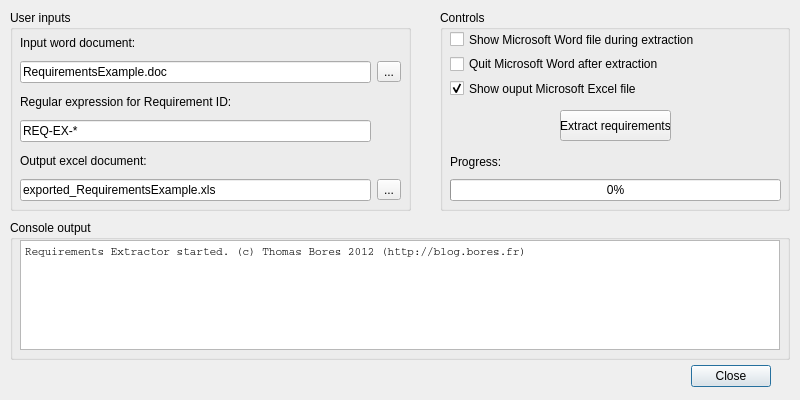
<?xml version="1.0" encoding="UTF-8"?>
<ui version="4.0">
 <class>Dialog</class>
 <widget class="QDialog" name="Dialog">
  <property name="geometry">
   <rect>
    <x>0</x>
    <y>0</y>
    <width>800</width>
    <height>400</height>
   </rect>
  </property>
  <property name="windowTitle">
   <string>Requirements Extractor</string>
  </property>
  <widget class="QDialogButtonBox" name="buttonBox">
   <property name="geometry">
    <rect>
     <x>530</x>
     <y>360</y>
     <width>241</width>
     <height>32</height>
    </rect>
   </property>
   <property name="orientation">
    <enum>Qt::Horizontal</enum>
   </property>
   <property name="standardButtons">
    <set>QDialogButtonBox::Close</set>
   </property>
  </widget>
  <widget class="QGroupBox" name="groupBox">
   <property name="geometry">
    <rect>
     <x>10</x>
     <y>220</y>
     <width>780</width>
     <height>140</height>
    </rect>
   </property>
   <property name="title">
    <string>Console output</string>
   </property>
   <widget class="QTextBrowser" name="textBrowser">
    <property name="geometry">
     <rect>
      <x>10</x>
      <y>20</y>
      <width>760</width>
      <height>110</height>
     </rect>
    </property>
    <property name="font">
     <font>
      <family>Courier</family>
     </font>
    </property>
    <property name="focusPolicy">
     <enum>Qt::NoFocus</enum>
    </property>
    <property name="tabChangesFocus">
     <bool>false</bool>
    </property>
    <property name="documentTitle">
     <string/>
    </property>
    <property name="readOnly">
     <bool>false</bool>
    </property>
    <property name="html">
     <string>&lt;!DOCTYPE HTML PUBLIC &quot;-//W3C//DTD HTML 4.0//EN&quot; &quot;http://www.w3.org/TR/REC-html40/strict.dtd&quot;&gt;
&lt;html&gt;&lt;head&gt;&lt;meta name=&quot;qrichtext&quot; content=&quot;1&quot; /&gt;&lt;style type=&quot;text/css&quot;&gt;
p, li { white-space: pre-wrap; }
&lt;/style&gt;&lt;/head&gt;&lt;body style=&quot; font-family:'Courier'; font-size:8.25pt; font-weight:400; font-style:normal;&quot;&gt;
&lt;p style=&quot; margin-top:0px; margin-bottom:0px; margin-left:0px; margin-right:0px; -qt-block-indent:0; text-indent:0px;&quot;&gt;&lt;span style=&quot; font-size:8pt;&quot;&gt;Requirements Extractor started. (c) Thomas Bores 2012 (http://blog.bores.fr)&lt;/span&gt;&lt;/p&gt;&lt;/body&gt;&lt;/html&gt;</string>
    </property>
    <property name="tabStopWidth">
     <number>120</number>
    </property>
    <property name="textInteractionFlags">
     <set>Qt::TextEditorInteraction</set>
    </property>
    <property name="openExternalLinks">
     <bool>false</bool>
    </property>
    <property name="openLinks">
     <bool>false</bool>
    </property>
   </widget>
  </widget>
  <widget class="QGroupBox" name="groupBox_2">
   <property name="geometry">
    <rect>
     <x>10</x>
     <y>10</y>
     <width>401</width>
     <height>201</height>
    </rect>
   </property>
   <property name="title">
    <string>User inputs</string>
   </property>
   <widget class="QWidget" name="gridLayoutWidget">
    <property name="geometry">
     <rect>
      <x>10</x>
      <y>20</y>
      <width>381</width>
      <height>171</height>
     </rect>
    </property>
    <layout class="QGridLayout" name="gridLayout">
     <item row="5" column="0">
      <widget class="QLineEdit" name="leOutputDocPath">
       <property name="text">
        <string>exported_RequirementsExample.xls</string>
       </property>
      </widget>
     </item>
     <item row="2" column="0">
      <widget class="QLabel" name="lRegex">
       <property name="text">
        <string>Regular expression for Requirement ID:</string>
       </property>
      </widget>
     </item>
     <item row="3" column="0">
      <widget class="QLineEdit" name="leRegex">
       <property name="text">
        <string>REQ-EX-*</string>
       </property>
      </widget>
     </item>
     <item row="0" column="0">
      <widget class="QLabel" name="lInputDoc">
       <property name="text">
        <string>Input word document:</string>
       </property>
      </widget>
     </item>
     <item row="4" column="0">
      <widget class="QLabel" name="lOutputDoc">
       <property name="text">
        <string>Output excel document:</string>
       </property>
      </widget>
     </item>
     <item row="5" column="1">
      <widget class="QToolButton" name="bOutputDoc">
       <property name="text">
        <string>...</string>
       </property>
      </widget>
     </item>
     <item row="1" column="1">
      <widget class="QToolButton" name="bInputDoc">
       <property name="text">
        <string>...</string>
       </property>
      </widget>
     </item>
     <item row="1" column="0">
      <widget class="QLineEdit" name="leInputDocPath">
       <property name="text">
        <string>RequirementsExample.doc</string>
       </property>
      </widget>
     </item>
    </layout>
   </widget>
  </widget>
  <widget class="QGroupBox" name="groupBox_3">
   <property name="geometry">
    <rect>
     <x>440</x>
     <y>10</y>
     <width>350</width>
     <height>201</height>
    </rect>
   </property>
   <property name="title">
    <string>Controls</string>
   </property>
   <widget class="QPushButton" name="bExtractReq">
    <property name="geometry">
     <rect>
      <x>120</x>
      <y>100</y>
      <width>111</width>
      <height>31</height>
     </rect>
    </property>
    <property name="text">
     <string>Extract requirements</string>
    </property>
   </widget>
   <widget class="QWidget" name="verticalLayoutWidget">
    <property name="geometry">
     <rect>
      <x>10</x>
      <y>140</y>
      <width>331</width>
      <height>51</height>
     </rect>
    </property>
    <layout class="QVBoxLayout" name="verticalLayout">
     <item>
      <widget class="QLabel" name="label">
       <property name="text">
        <string>Progress:</string>
       </property>
      </widget>
     </item>
     <item>
      <widget class="QProgressBar" name="progressBar">
       <property name="value">
        <number>0</number>
       </property>
      </widget>
     </item>
    </layout>
   </widget>
   <widget class="QWidget" name="formLayoutWidget">
    <property name="geometry">
     <rect>
      <x>10</x>
      <y>20</y>
      <width>331</width>
      <height>68</height>
     </rect>
    </property>
    <layout class="QFormLayout" name="formLayout">
     <property name="fieldGrowthPolicy">
      <enum>QFormLayout::AllNonFixedFieldsGrow</enum>
     </property>
     <item row="0" column="0">
      <widget class="QCheckBox" name="cbWordShow">
       <property name="text">
        <string>Show Microsoft Word file during extraction</string>
       </property>
      </widget>
     </item>
     <item row="2" column="0">
      <widget class="QCheckBox" name="cbExcelShow">
       <property name="text">
        <string>Show ouput Microsoft Excel file</string>
       </property>
       <property name="checked">
        <bool>true</bool>
       </property>
      </widget>
     </item>
     <item row="1" column="0">
      <widget class="QCheckBox" name="cbWordQuit">
       <property name="text">
        <string>Quit Microsoft Word after extraction</string>
       </property>
      </widget>
     </item>
    </layout>
   </widget>
  </widget>
 </widget>
 <tabstops>
  <tabstop>leInputDocPath</tabstop>
  <tabstop>bInputDoc</tabstop>
  <tabstop>leRegex</tabstop>
  <tabstop>leOutputDocPath</tabstop>
  <tabstop>bOutputDoc</tabstop>
  <tabstop>bExtractReq</tabstop>
  <tabstop>textBrowser</tabstop>
  <tabstop>buttonBox</tabstop>
 </tabstops>
 <resources/>
 <connections>
  <connection>
   <sender>buttonBox</sender>
   <signal>accepted()</signal>
   <receiver>Dialog</receiver>
   <slot>accept()</slot>
   <hints>
    <hint type="sourcelabel">
     <x>748</x>
     <y>360</y>
    </hint>
    <hint type="destinationlabel">
     <x>157</x>
     <y>274</y>
    </hint>
   </hints>
  </connection>
  <connection>
   <sender>buttonBox</sender>
   <signal>rejected()</signal>
   <receiver>Dialog</receiver>
   <slot>reject()</slot>
   <hints>
    <hint type="sourcelabel">
     <x>770</x>
     <y>360</y>
    </hint>
    <hint type="destinationlabel">
     <x>286</x>
     <y>274</y>
    </hint>
   </hints>
  </connection>
 </connections>
</ui>
